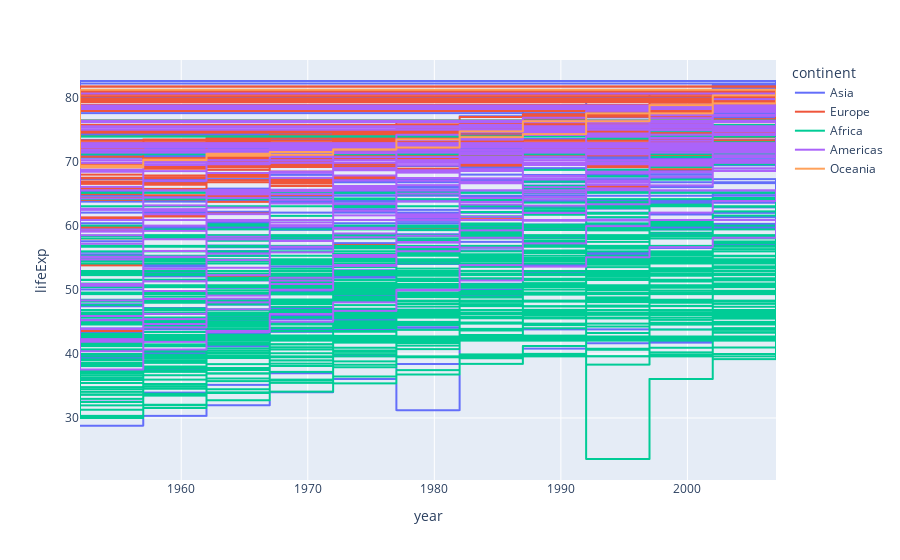

Notebook cell for this chart:
### Code cell
px.line(data,x="year",y='lifeExp',color='continent',line_shape="hv")

### Figure 1 — Plotly figure (JSON) as saved in the notebook; plotly's stock layout.template omitted (floating-point values rounded to 4 significant figures; data arrays with more than 128 entries replaced by an {"elided": "..."} marker saying what was removed)
{"data": [{"hovertemplate": "continent=Asia<br>year=%{x}<br>lifeExp=%{y}<extra></extra>", "legendgroup": "Asia", "line": {"color": "#636efa", "dash": "solid", "shape": "hv"}, "marker": {"symbol": "circle"}, "mode": "lines", "name": "Asia", "showlegend": true, "type": "scattergl", "x": {"elided": "396 int values"}, "xaxis": "x", "y": {"elided": "396 float values"}, "yaxis": "y"}, {"hovertemplate": "continent=Europe<br>year=%{x}<br>lifeExp=%{y}<extra></extra>", "legendgroup": "Europe", "line": {"color": "#EF553B", "dash": "solid", "shape": "hv"}, "marker": {"symbol": "circle"}, "mode": "lines", "name": "Europe", "showlegend": true, "type": "scattergl", "x": {"elided": "360 int values"}, "xaxis": "x", "y": {"elided": "360 float values"}, "yaxis": "y"}, {"hovertemplate": "continent=Africa<br>year=%{x}<br>lifeExp=%{y}<extra></extra>", "legendgroup": "Africa", "line": {"color": "#00cc96", "dash": "solid", "shape": "hv"}, "marker": {"symbol": "circle"}, "mode": "lines", "name": "Africa", "showlegend": true, "type": "scattergl", "x": {"elided": "624 int values"}, "xaxis": "x", "y": {"elided": "624 float values"}, "yaxis": "y"}, {"hovertemplate": "continent=Americas<br>year=%{x}<br>lifeExp=%{y}<extra></extra>", "legendgroup": "Americas", "line": {"color": "#ab63fa", "dash": "solid", "shape": "hv"}, "marker": {"symbol": "circle"}, "mode": "lines", "name": "Americas", "showlegend": true, "type": "scattergl", "x": {"elided": "300 int values"}, "xaxis": "x", "y": {"elided": "300 float values"}, "yaxis": "y"}, {"hovertemplate": "continent=Oceania<br>year=%{x}<br>lifeExp=%{y}<extra></extra>", "legendgroup": "Oceania", "line": {"color": "#FFA15A", "dash": "solid", "shape": "hv"}, "marker": {"symbol": "circle"}, "mode": "lines", "name": "Oceania", "showlegend": true, "type": "scattergl", "x": [1952, 1957, 1962, 1967, 1972, 1977, 1982, 1987, 1992, 1997, 2002, 2007, 1952, 1957, 1962, 1967, 1972, 1977, 1982, 1987, 1992, 1997, 2002, 2007], "xaxis": "x", "y": [69.12, 70.33, 70.93, 71.1, 71.93, 73.49, 74.74, 76.32, 77.56, 78.83, 80.37, 81.23, 69.39, 70.26, 71.24, 71.52, 71.89, 72.22, 73.84, 74.32, 76.33, 77.55, 79.11, 80.2], "yaxis": "y"}], "layout": {"legend": {"title": {"text": "continent"}, "tracegroupgap": 0}, "margin": {"t": 60}, "xaxis": {"anchor": "y", "domain": [0, 1], "title": {"text": "year"}}, "yaxis": {"anchor": "x", "domain": [0, 1], "title": {"text": "lifeExp"}}}}
